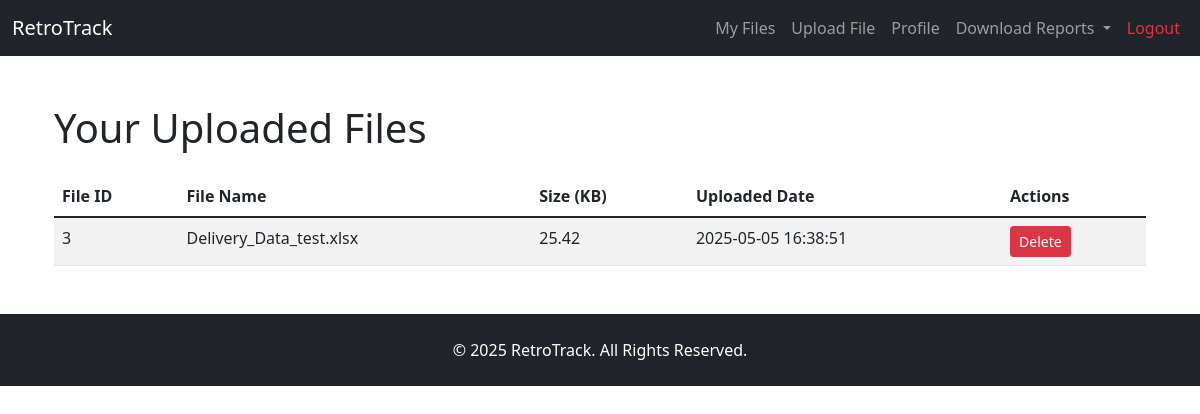
The page /files (signed in) on the database its author committed.
### app/models.py (models this page shows, shortened)
class File(db.Model):
    id = db.Column(db.Integer, primary_key=True)
    filename = db.Column(db.String(255), nullable=False)
    upload_date = db.Column(db.DateTime, nullable=False, default=datetime.utcnow)
    size = db.Column(db.Float, nullable=False)
    user_id = db.Column(db.Integer, nullable=False)
    parsed_data = db.Column(db.Text, nullable=True)

### app/upload_routes.py (the view)
@app.route('/files')
def files():
    if 'user_id' not in session:
        flash("Login required.", "danger")
        return redirect(url_for('login'))
    user_files = File.query.filter_by(user_id=session['user_id']).all()
    return render_template('files.html', files=user_files)

### app/routes.py (called while the page is built)
@app.context_processor
def inject_now():
    return {"now": datetime.utcnow()}

@app.context_processor
def inject_user_files():
    if 'user_id' in session:
        files = File.query.filter_by(user_id=session['user_id']).all()
    else:
        files = []
    return dict(user_files=files)

### app/templates/files.html
{% extends "base.html" %}
{% block content %}
    <div class="container mt-5">
        <h1>Your Uploaded Files</h1>
        {% if files %}
            <table class="table table-striped mt-4">
                <thead>
                <tr>
                    <th>File ID</th>
                    <th>File Name</th>
                    <th>Size (KB)</th>
                    <th>Uploaded Date</th>
                    <th>Actions</th>
                </tr>
                </thead>
                <tbody>
                {% for file in files %}
                    <tr>
                        <td>{{ file.id }}</td>
                        <td>{{ file.filename }}</td>
                        <td>{{ "%.2f"|format(file.size) }}</td>
                        <td>{{ file.upload_date.strftime('%Y-%m-%d %H:%M:%S') }}</td>
                        <td>
                            <form action="{{ url_for('delete_file', file_id=file.id) }}" method="POST"
                                  style="display: inline;">
                                <button type="submit" class="btn btn-danger btn-sm">Delete</button>
                            </form>
                        </td>
                    </tr>
                {% endfor %}
                </tbody>
            </table>
        {% else %}
            <p>No files uploaded yet. <a href="{{ url_for('upload') }}">Upload one now</a>.</p>
        {% endif %}
    </div>
{% endblock %}

### rows shown on the page
File: id "3", filename "Delivery_Data_test.xlsx", size "25.42", upload_date "2025-05-05 16:38:51"
